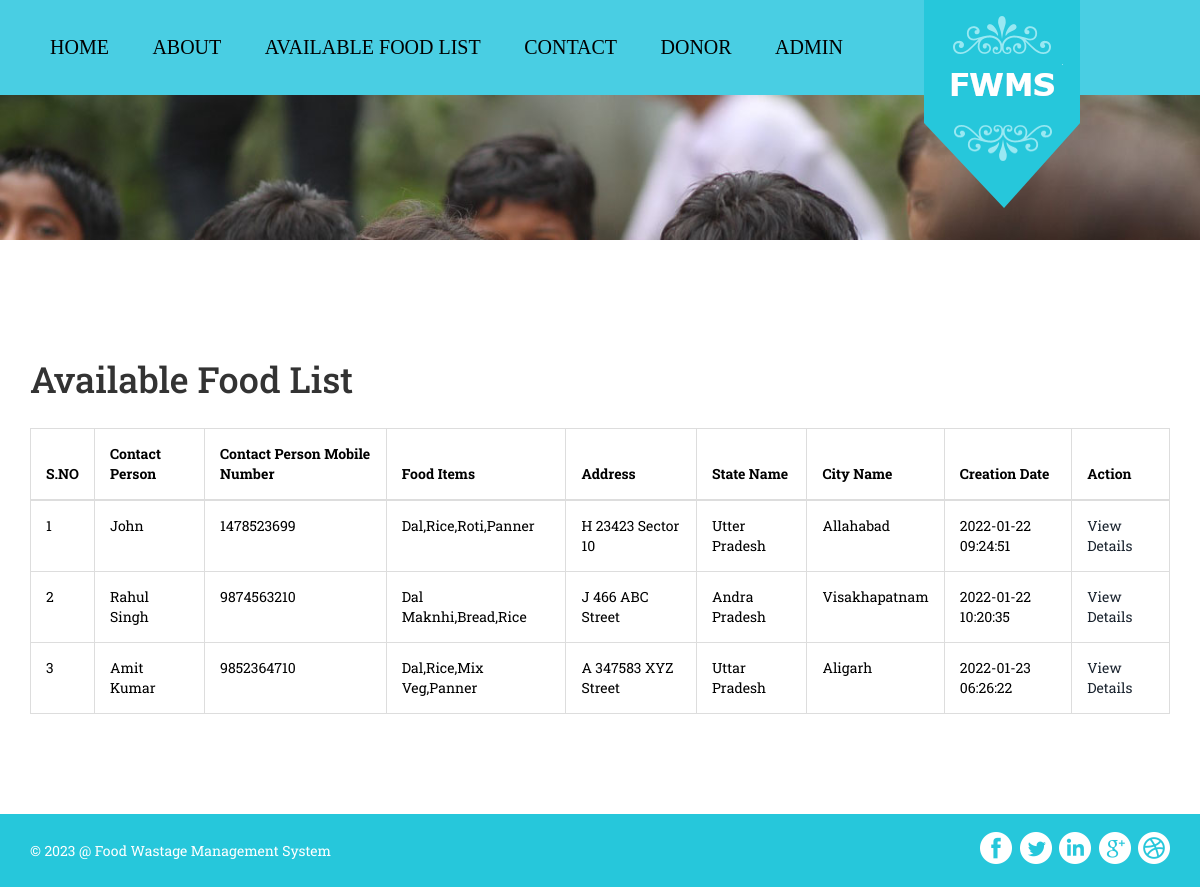
Page /fwms/food-available.php on the committed database.
### tables this page shows
CREATE TABLE `tblfood` (
  `ID` int(10) NOT NULL,
  `DonorID` int(10) DEFAULT NULL,
  `foodId` int(10) DEFAULT NULL,
  `FoodItems` mediumtext DEFAULT NULL,
  `StateName` varchar(200) DEFAULT NULL,
  `CityName` varchar(200) DEFAULT NULL,
  `Description` mediumtext DEFAULT NULL,
  `PickupDate` varchar(200) DEFAULT NULL,
  `PickupAddress` mediumtext DEFAULT NULL,
  `ContactPerson` varchar(200) DEFAULT NULL,
  `CPMobNumber` bigint(10) DEFAULT NULL,
  `Image` varchar(200) DEFAULT NULL,
  `CreationDate` timestamp NULL DEFAULT current_timestamp(),
  `UpdationDate` timestamp NULL DEFAULT NULL ON UPDATE current_timestamp()
);

### fwms/food-available.php (the view, shortened to what this page needs)
<!DOCTYPE html>
<html>
<head>
<link href="css/bootstrap.css" rel='stylesheet' type='text/css' />
<link href="css/style.css" rel="stylesheet" type="text/css" media="all" />
</head>
<body>
<?php include_once("includes/header.php");?>
<div class="banner page-head">
</div>
<div class="typrography">
	 <div class="container">
		  <section id="tables">
          <div class="page-header">
            <h1>Available Food List</h1>
          </div>
          <div class="bs-docs-example">
            <table class="table table-bordered" style="color:#000 !important;">
              <thead>
                 <tr>
            <th data-breakpoints="xs">S.NO</th>
            <th>Contact Person</th>
            <th>Contact Person Mobile Number</th>
            <th>Food Items</th>
            <th>Address</th>
            <th>State Name</th>
            <th>City Name</th>
            <th>Creation Date</th>
            <th data-breakpoints="xs">Action</th>
          </tr>
              </thead>
              <tbody>
                <tr>
                	<?php
$ret=mysqli_query($con,"select * from  tblfood");
$cnt=1;
while ($row=mysqli_fetch_array($ret)) {
?>
            <td><?php echo $cnt;?></td>
              <td><?php  echo $row['ContactPerson'];?></td>
              <td><?php  echo $row['CPMobNumber'];?></td>
              <td><?php  echo $row['FoodItems'];?></td>
               <td><?php  echo $row['PickupAddress'];?></td>
                  <td><?php  echo $row['StateName'];?></td>
                  <td><?php  echo $row['CityName'];?></td>
                  <td><?php  echo $row['CreationDate'];?></td>
                  <td><a href="view-food-details.php?foodid=<?php echo $row['ID'];?>">View Details </a>
                </tr>
               <?php
$cnt=$cnt+1;
}?>
              </tbody>
            </table>
          </div>
	</div>
</div>
<?php include_once("includes/footer.php");?>
</body>
</html>

### fwms/css/style.css (style rules this page uses)
body { margin:0; padding:0; background:#fff; font-family: 'Roboto Slab', serif; }
body a { text-decoration:none; transition:0.5s all; -webkit-transition:0.5s all; -moz-transition:0.5s all; -o-transition:0.5s all; -ms-transition:0.5s all; }
h1,h2,h3,h4,h5,h6 { margin:0; }
.banner { background:url(../images/banner4.jpg) no-repeat 0px 0px; background-size:cover; -webkit-background-size: cover; -o-background-size: cover; -ms-background-size: cover; -moz-background-size: cover; min-height: 670px; }
.page-head { min-height: 145px !important; }
.typrography { text-align: left; padding:80px 0; }
.table td, .table>tbody>tr>td, .table>tbody>tr>th, .table>tfoot>tr>td, .table>tfoot>tr>th, .table>thead>tr>td, .table>thead>tr>th { padding: 15px!important; }
.table > thead > tr > th, .table > tbody > tr > th, .table > tfoot > tr > th, .table > thead > tr > td, .table > tbody > tr > td, .table > tfoot > tr > td { font-size: 1em; color: #000; }
.table > thead > tr > th, .table > tbody > tr > th, .table > tfoot > tr > th, .table > thead > tr > td, .table > tbody > tr > td, .table > tfoot > tr > td { border-top: none !important; }
.bs-docs-example { margin: 1em 0; }
.container:after { content: "\0020"; display: block; height: 0; clear: both; visibility: hidden; }
@media (max-width: 1440px) { .banner { min-height: 638px; } }
@media (max-width: 1366px) { .banner { min-height: 607px; } }
@media (max-width: 1280px) { .banner { min-height: 565px; } }

### rows in the picture
tblfood: ContactPerson "John", CPMobNumber "1478523699", FoodItems "Dal,Rice,Roti,Panner", PickupAddress "H 23423 Sector 10", StateName "Utter Pradesh", CityName "Allahabad", CreationDate "2022-01-22 09:24:51"
tblfood: ContactPerson "Rahul Singh", CPMobNumber "9874563210", FoodItems "Dal Maknhi,Bread,Rice", PickupAddress "J 466 ABC Street", StateName "Andra Pradesh", CityName "Visakhapatnam", CreationDate "2022-01-22 10:20:35"
tblfood: ContactPerson "Amit Kumar", CPMobNumber "9852364710", FoodItems "Dal,Rice,Mix Veg,Panner", PickupAddress "A 347583 XYZ Street", StateName "Uttar Pradesh", CityName "Aligarh", CreationDate "2022-01-23 06:26:22"
